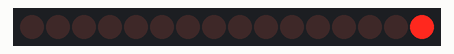
Simulated run of this sketch. Board: Arduino Uno, built with avr-gcc and run on an emulated ATmega328P. Parts: 16 shift-register outputs drawn as a row of LEDs (first output left, lit = HIGH). Wiring (inferred from the names in the program): 2 × shift register (74HC595): data pin 11; shift clock pin 12; latch pin 8. Wiring (inferred from the signals the program sends): row of LEDs: on Q0, Q1, Q2, Q3, Q4, Q5, Q6, Q7, Q8, Q9, Q10, Q11, Q12, Q13, Q14, Q15.

Above: at 0.07 s.
At 2.47 s:
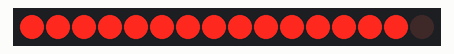
At 4.8 s:
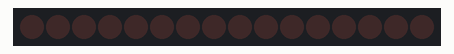
At 6.15 s:
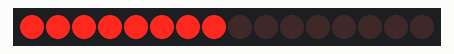
At 7.51 s:
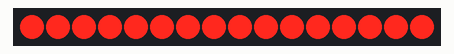
At 8.86 s:
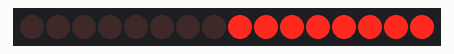
Timing chart, 0 to 13.3 s (numbered marks = the images above):
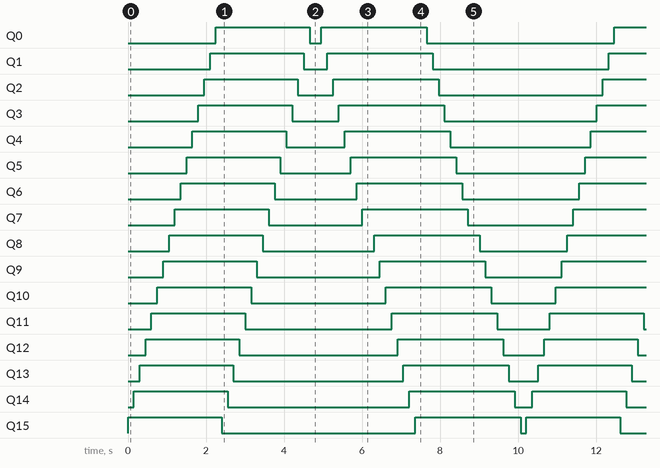

Measured:
- by itself, Q0: repeats every 10.2 s: LOW 0.30 s, HIGH 2.7 s, LOW 4.8 s, HIGH 2.4 s
- by itself, Q1: repeats every 10.2 s: LOW 0.60 s, HIGH 2.7 s, LOW 4.5 s, HIGH 2.4 s
- by itself, Q2: repeats every 10.2 s: LOW 0.90 s, HIGH 2.7 s, LOW 4.2 s, HIGH 2.4 s
- by itself, Q3: repeats every 10.2 s: LOW 1.2 s, HIGH 2.7 s, LOW 3.9 s, HIGH 2.4 s
- by itself, Q4: repeats every 10.2 s: LOW 1.5 s, HIGH 2.7 s, LOW 3.6 s, HIGH 2.4 s
- by itself, Q5: repeats every 10.2 s: LOW 1.8 s, HIGH 2.7 s, LOW 3.3 s, HIGH 2.4 s
- by itself, Q6: repeats every 10.2 s: LOW 2.1 s, HIGH 2.7 s, LOW 3.0 s, HIGH 2.4 s
- by itself, Q7: alternates HIGH for 2.6 s and LOW for 2.4 s

The sketch:

led16.ino
```cpp
//chân ST_CP của 74HC595
int latchPin = 8;
//chân SH_CP của 74HC595
int clockPin = 12;
//Chân DS của 74HC595
int dataPin = 11;

const int HC595_COUNT = 2;
byte ledStatus[HC595_COUNT]= {0};
void setup() {
  pinMode(latchPin, OUTPUT);
  pinMode(clockPin, OUTPUT);
  pinMode(dataPin, OUTPUT);
}

void fillValueToArray(byte value) {
  for (int i = 0;i < HC595_COUNT; i += 1) {
    ledStatus[i] = value;
  }
}

void shiftOutHC595(int dataPin, int clockPin, byte ledStatus[]) {
  digitalWrite(latchPin, LOW);

  for (int i = 0; i < HC595_COUNT; i++) {
    shiftOut(dataPin,clockPin,LSBFIRST,ledStatus[i]);
  }

  digitalWrite(latchPin, HIGH);
}

void loop() {
  fillValueToArray(0);
  for (int i = 0; i < HC595_COUNT; i++) {
    for (byte j = 0;j<8;j ++) {
      ledStatus[i] |= 1 << j;
      shiftOutHC595(dataPin,clockPin,ledStatus);
      delay(150);
    }
  }
  for (int i = 0; i < HC595_COUNT; i++) {
    for (byte j = 0;j<8;j ++) {
      ledStatus[i] &= ~(1 << j);
      shiftOutHC595(dataPin,clockPin,ledStatus);
      delay(150);
    }
  }
  fillValueToArray(0);
   for (int i = HC595_COUNT - 1; i >= 0; i--) {
    for (int j = 8;j >= 0;j --) {
      ledStatus[i] |= 1 << j;
      shiftOutHC595(dataPin,clockPin,ledStatus);
      delay(150);
    }
  }
  for (int i = HC595_COUNT - 1; i >= 0; i--) {
    for (int j = 8;j >= 0;j --) {
      ledStatus[i] &= ~(1 << j);
      shiftOutHC595(dataPin,clockPin,ledStatus);
      delay(150);
    }
  }
}
```
